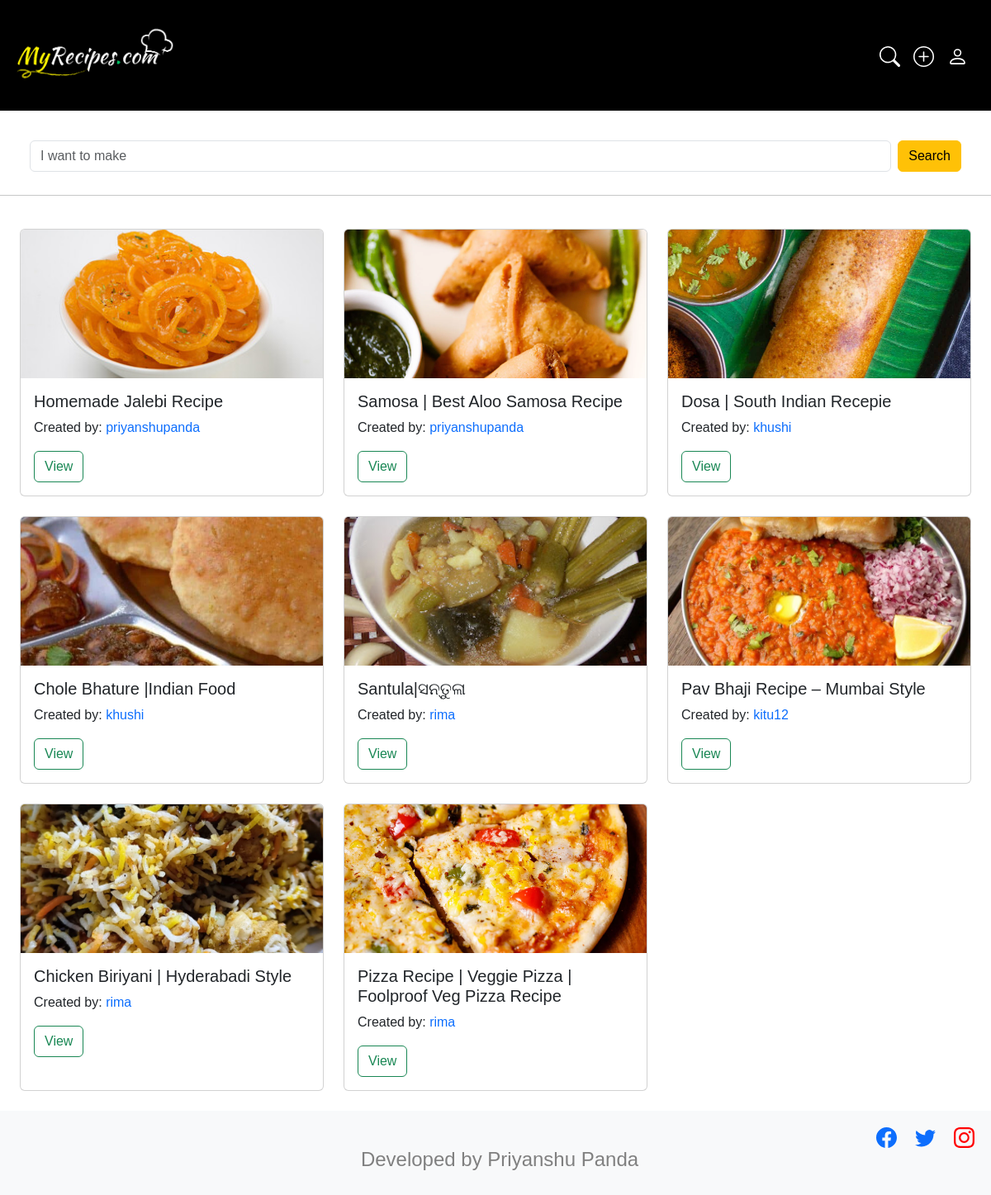
/search/, run on an earlier commit of the app's database.
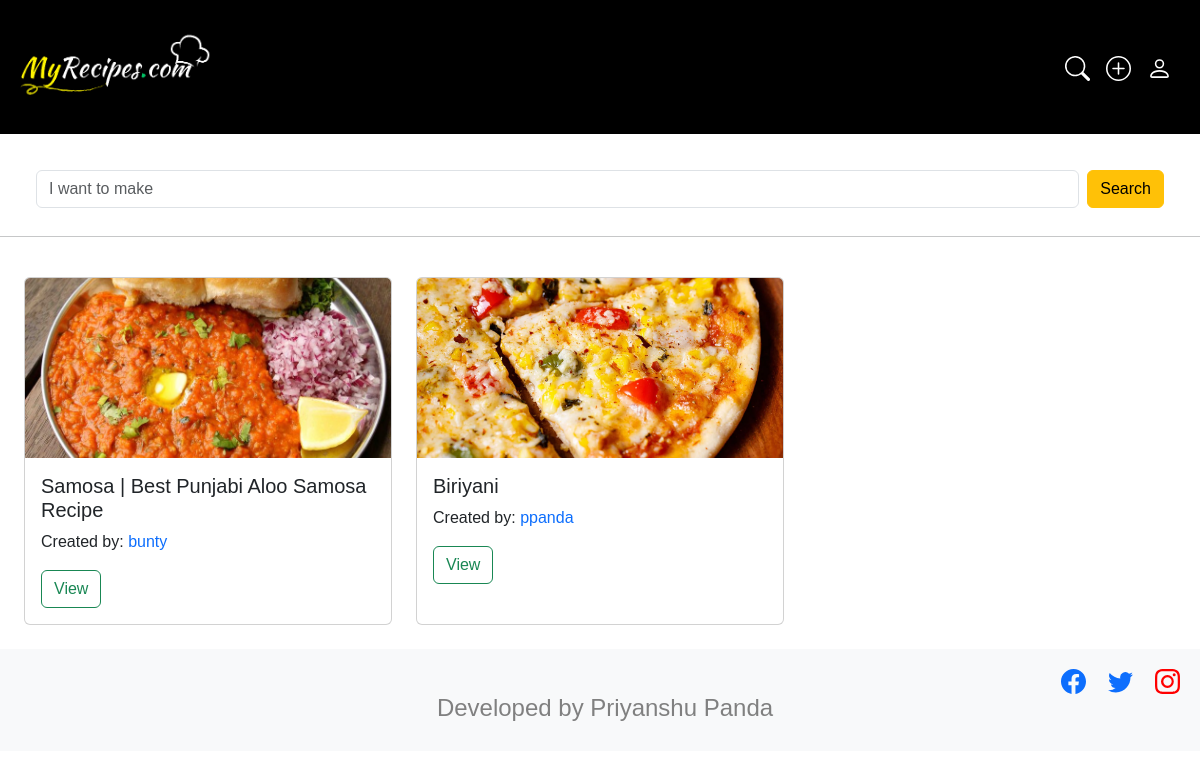
And on a later commit of the database.
### myrecpies/models.py (models this page shows, shortened)
class Recipe(models.Model):
    user = models.ForeignKey(User,on_delete=models.CASCADE)
    recipe_name = models.CharField(max_length=100)
    recipe_ingridents = models.CharField(max_length=100)
    recipe_description = models.TextField()
    instructions = models.TextField(default=None)
    cooking_time = models.TextField(default=None)
    created_at = models.DateTimeField(auto_now_add=True)
    recipe_image = models.ImageField(upload_to="recepie")

### myrecpies/views.py (the view)
# urls.py: path('search/',search, name = 'search'),
def search(request):
    queryset = Recipe.objects.order_by('-created_at')
    if request.GET.get('search'):
        queryset = queryset.filter(recipe_name__icontains=request.GET.get('search'))
    context = {'recipes': queryset}
    return render(request,"search.html",context)

### myrecpies/templates/search.html (shortened to what this page needs)
{% extends "base.html" %}
{% block start %}
<div class="mb-3">
<form class="d-flex mb-3" style="padding-top:3%;padding-left: 3%;padding-right: 3%;padding-bottom: 1%;">
    <input class="form-control me-2" type="search" placeholder="I want to make" aria-label="Search" name="search">
    <button class="btn btn btn-warning" type="submit">Search</button>
</form>
</div>
<hr>
{% if recipes %}
    {% include 'card.html' %}
{% endif %}
{% endblock %}

### myrecpies/templates/base.html (shortened to what this page needs)
<!DOCTYPE html>
<html lang="en">
<head>
     <link href="https://cdn.jsdelivr.net/npm/bootstrap@5.0.2/dist/css/bootstrap.min.css" rel="stylesheet"
>
     <link rel="stylesheet" href="https://cdnjs.cloudflare.com/ajax/libs/twitter-bootstrap/5.5.0/css/bootstrap.min.css">
</head>
<body style = "font-family:Arial, Helvetica, sans-serif;">
  <nav class="navbar navbar-expand-lg  navbar-dark bg-black py-4" style="background-color: #000000;">
    <div class="container-fluid justify-content-between">
        <div class="d-flex">
          <a class="navbar-brand me-2 mb-1 d-flex align-items-center" href="/ ">
            <img
              src="/media/image/Logo.png"
              height="70"
              width="200"
              alt="MDB Logo"
              loading="lazy"
              style="margin-top: 2px;"
            />
          </a>
        </div>
      <ul class="navbar-nav d-flex flex-row">
      <li class="nav-item me-3 me-lg-0">
        <a class="navbar-brand" href="/search">
        <svg xmlns="http://www.w3.org/2000/svg" width="25" height="25" fill="white" class="bi bi-search" viewBox="0 0 16 16">
          <path d="M11.742 10.344a6.5 6.5 0 1 0-1.397 1.398h-.001c.03.04.062.078.098.115l3.85 3.85a1 1 0 0 0 1.415-1.414l-3.85-3.85a1.007 1.007 0 0 0-.115-.1zM12 6.5a5.5 5.5 0 1 1-11 0 5.5 5.5 0 0 1 11 0z"/>
        </svg>
      </a>
      </li>
        {% if user.is_authenticated %}
        <li class="nav-item me-3 me-lg-0">
        <a class=" navbar-brand" href="/addrecipe">
        <svg xmlns="http://www.w3.org/2000/svg" width="25" height="25" fill="white" class="bi bi-plus-circle" viewBox="0 0 16 16">
          <path d="M8 15A7 7 0 1 1 8 1a7 7 0 0 1 0 14zm0 1A8 8 0 1 0 8 0a8 8 0 0 0 0 16z"/>
          <path d="M8 4a.5.5 0 0 1 .5.5v3h3a.5.5 0 0 1 0 1h-3v3a.5.5 0 0 1-1 0v-3h-3a.5.5 0 0 1 0-1h3v-3A.5.5 0 0 1 8 4z"/>
        </svg>
        </a>
      </li>
        {% else %}
        <li class="nav-item me-3 me-lg-0">
          <a class="navbar-brand" href="/login_page">
          </a>
        </li>
        {% endif %}
        {% if user.is_authenticated %}
        <li class="nav-item me-3 me-lg-0">
        <a class="nav-brand" href ="/profile/{{request.user.id}}">
          <svg xmlns="http://www.w3.org/2000/svg" width="25" height="25" fill="white" class="bi bi-person" viewBox="0 0 16 16">
            <path d="M8 8a3 3 0 1 0 0-6 3 3 0 0 0 0 6Zm2-3a2 2 0 1 1-4 0 2 2 0 0 1 4 0Zm4 8c0 1-1 1-1 1H3s-1 0-1-1 1-4 6-4 6 3 6 4Zm-1-.004c-.001-.246-.154-.986-.832-1.664C11.516 10.68 10.289 10 8 10c-2.29 0-3.516.68-4.168 1.332-.678.678-.83 1.418-.832 1.664h10Z"/>
          </svg>
          </a>
        </li>
        {% else %}
        <li class="nav-item me-3 me-lg-0">
        <a class="navbar-brand" href ="/login_page">
        </a>
      </li>
        {% endif %}
      </ul>
    </div>
  </nav>
    {% block start %}
    {% endblock %}
</body>
    <footer class="text-center text-lg-start bg-light text-muted" style="background-color: #5c5c5c; padding: 20px; text-align: justify;width: 100%;">
      <div style="  margin-left: 10px; color: #333; text-decoration: none; text-align: right;">
        <a href="https://www.facebook.com/"></a>&nbsp;&nbsp;&nbsp;&nbsp;
        <a href="https://www.twitter.com/"></a>&nbsp;&nbsp;&nbsp;&nbsp;
        <a href="https://www.instagram.com/" ></a>
          <h4 style="text-align: center;color: grey;">Developed by Priyanshu Panda</h4>
      </div>
  </footer>
</html>

### myrecpies/templates/card.html
<div style=" position: relative;padding:2%">
    <div class="row row-cols-1 row-cols-md-3 g-4">
    {% for recipe in recipes %}
      {% if recipe.user == request.user %}
        <div class="row-4">
            <div class="card h-100">
              <div class="view overlay">
                <img class="card-img-top" src="/media/{{recipe.recipe_image}}" alt="Card image cap" style="width: 100%;height: 15vw;object-fit: cover;">
                <a href="#!">
                  <div class="mask rgba-white-slight"></div>
                </a>
              </div>
              <div class="card-body">
                <h5 class="card-title">{{recipe.recipe_name}}</h5>
                <p class="card-text">Created by: <a href="/profile/{{request.user.id}}" style="text-decoration: none;">{{recipe.user.username}}</a></p>
                <a href="/recipe_detail/{{recipe.id}}/" class="btn btn-outline-success" id="bt1">View</a>
                <a href="/delete_recipe/{{recipe.id}}/" class="btn btn-outline-danger" id="bt2">Delete</a>
                <a href="/update_recipe/{{recipe.id}}" class="btn btn-outline-warning" id="bt3">Edit</a>
              </div>
          </div>
        </div>
      {% else %}
        <div class="row-4">
          <div class="card h-100">
            <img class="card-img-top" src="/media/{{recipe.recipe_image}}" alt="Card image cap" style="width: 100%;height: 15vw;object-fit: cover;">
            <div class="card-body">
              <h5 class="card-title">{{recipe.recipe_name}}</h5>
              <p class="card-text">Created by: <a href="/profile/{{recipe.user.id}}" style="text-decoration: none;">{{recipe.user.username}}</a></p>
              <a href="/recipe_detail/{{recipe.id}}/" class="btn btn-outline-success" id="bt">View</a>
            </div>
          </div>
        </div>
      {% endif %}
    {% endfor %}
    </div>
  </div>

What changed in the data, as far as the page shows it:
removed Recipe: recipe_image (picture), recipe_name "Homemade Jalebi Recipe", user.username "priyanshupanda"
removed Recipe: recipe_image (picture), recipe_name "Samosa | Best Aloo Samosa Recipe", user.username "priyanshupanda"
removed Recipe: recipe_image (picture), recipe_name "Dosa | South Indian Recepie", user.username "khushi"
removed Recipe: recipe_image (picture), recipe_name "Chole Bhature |Indian Food", user.username "khushi"
removed Recipe: recipe_image (picture), recipe_name "Santula|ସନ୍ତୁଳା", user.username "rima"
removed Recipe: recipe_image (picture), recipe_name "Pav Bhaji Recipe – Mumbai Style", user.username "kitu12"
removed Recipe: recipe_image (picture), recipe_name "Chicken Biriyani | Hyderabadi Style", user.username "rima"
removed Recipe: recipe_image (picture), recipe_name "Pizza Recipe | Veggie Pizza | Foolproof Veg Pizza Recipe", user.username "rima"
added Recipe: recipe_image (picture), recipe_name "Samosa | Best Punjabi Aloo Samosa Recipe", user.username "bunty"
added Recipe: recipe_image (picture), recipe_name "Biriyani", user.username "ppanda"
